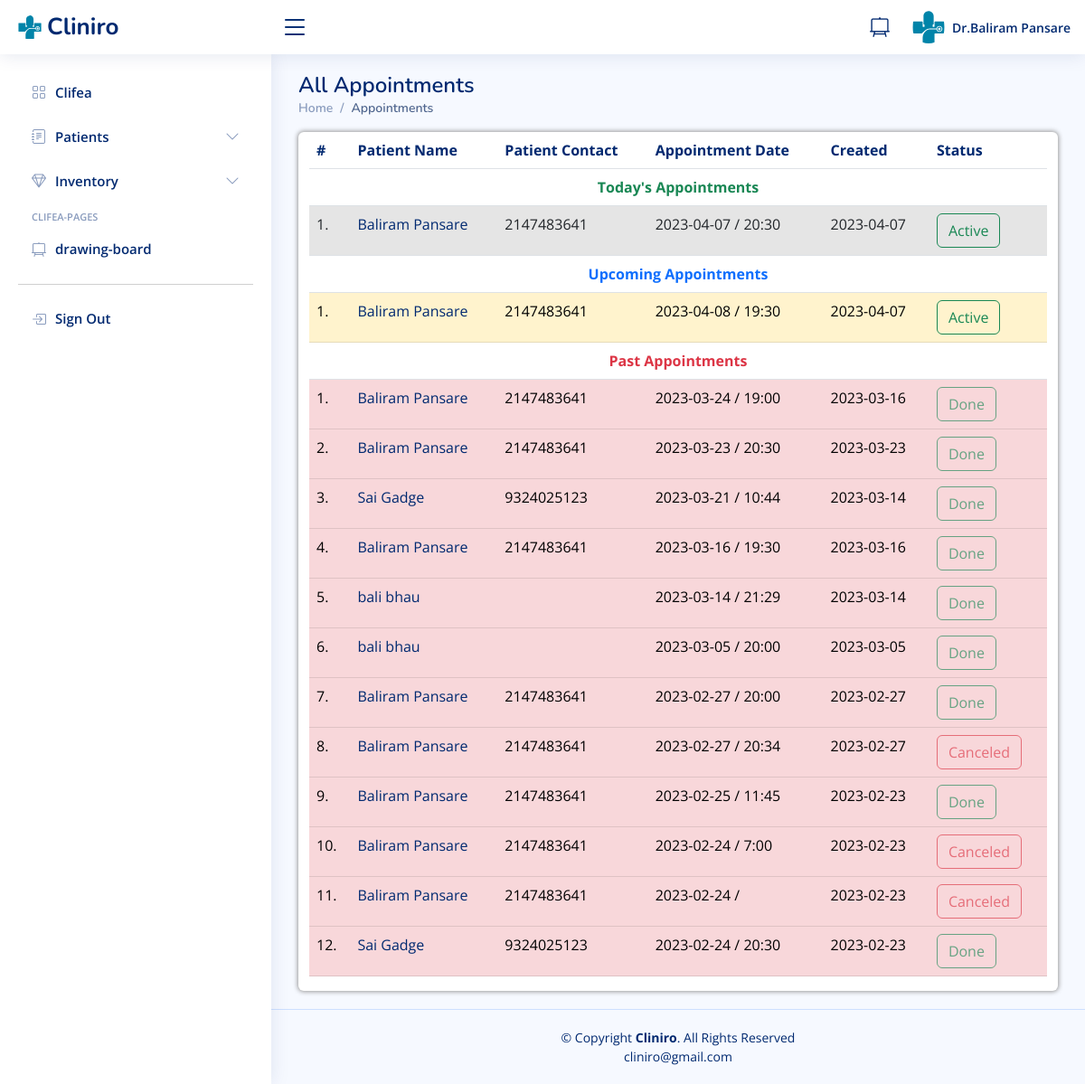
Screenshot of /receptionist/appointments.php (signed in) with the database file from the repository.
### tables this page shows
CREATE TABLE `doctors` (
  `id` int(11) NOT NULL,
  `specilization` varchar(255) DEFAULT NULL,
  `doctorName` varchar(255) DEFAULT NULL,
  `address` longtext DEFAULT NULL,
  `docFees` varchar(255) DEFAULT NULL,
  `contactno` bigint(11) DEFAULT NULL,
  `docEmail` varchar(255) DEFAULT NULL,
  `gender` text DEFAULT NULL,
  `age` varchar(20) DEFAULT NULL,
  `dob` varchar(50) DEFAULT NULL,
  `clinic_name` varchar(50) DEFAULT NULL,
  `clinic_contact` bigint(11) DEFAULT NULL,
  `clinic_timing` varchar(50) DEFAULT NULL,
  `closed` varchar(50) DEFAULT '-',
  `clinic_locality` varchar(50) DEFAULT NULL,
  `clinic_city` varchar(50) DEFAULT NULL,
  `password` varchar(255) DEFAULT NULL,
  `creationDate` timestamp NULL DEFAULT current_timestamp(),
  `updationDate` timestamp NULL DEFAULT NULL ON UPDATE current_timestamp()
);

CREATE TABLE `patappointments` (
  `Apptid` int(10) NOT NULL,
  `Appt_Docid` int(10) NOT NULL,
  `Appt_Patid` int(10) NOT NULL,
  `Appt_Descrip` varchar(500) NOT NULL,
  `Appt_Date` date NOT NULL,
  `Appt_Time` varchar(10) NOT NULL,
  `Appt_Status` int(1) NOT NULL,
  `Appt_Created` date NOT NULL DEFAULT current_timestamp()
);

CREATE TABLE `users` (
  `id` int(11) NOT NULL,
  `fullName` varchar(255) DEFAULT NULL,
  `address` longtext DEFAULT NULL,
  `city` varchar(255) DEFAULT NULL,
  `gender` varchar(255) DEFAULT NULL,
  `email` varchar(255) DEFAULT NULL,
  `password` varchar(255) DEFAULT NULL,
  `regDate` timestamp NULL DEFAULT current_timestamp(),
  `updationDate` timestamp NULL DEFAULT NULL ON UPDATE current_timestamp(),
  `Age` int(3) DEFAULT NULL,
  `Height` int(4) DEFAULT NULL,
  `Weight` int(3) DEFAULT NULL,
  `Medication` varchar(200) DEFAULT NULL,
  `Allergy` varchar(200) DEFAULT NULL,
  `Phone` bigint(10) DEFAULT NULL,
  `Locality` varchar(100) DEFAULT NULL,
  `Ename` varchar(50) DEFAULT NULL,
  `Erelation` varchar(50) DEFAULT NULL,
  `Econtact` bigint(10) DEFAULT NULL,
  `otp` int(10) NOT NULL
);

### receptionist/appointments.php (the view, shortened to what this page needs)
<?php
include('include/config.php');
if(strlen($_SESSION['id']==0)) {
 header('location:doctorlogout.php');
  } else{
?>
<!DOCTYPE html>
<html lang="en">
<?php include('include/head.php');?>
<body>
  <?php include('include/header.php');?>
  <?php include('include/sidebar.php');?>
  <main class="main" id="main">
    <div class="pagetitle">
      <h1>All Appointments</h1>
      <nav>
        <ol class="breadcrumb">
          <li class="breadcrumb-item"><a href="doctorlanding.php">Home</a></li>
          <li class="breadcrumb-item active">Appointments</li>
        </ol>
      </nav>
    </div>
    <div class="container-fluid box8 rounded table-responsive" id="patients-patients-cont">
      <table class="table datatable">
        <thead>
          <tr id="form-subhead">
            <th scope="col">#</th>
            <th scope="col">Patient Name</th>
            <th scope="col">Patient Contact</th>
            <th scope="col">Appointment Date</th>
            <th scope="col">Created</th>
            <th scope="col">Status</th>
          </tr>
        </thead>
        <tbody>
        <tr>
          <td colspan="6" class="text-center fw-bold text-success">Today's Appointments</td>
        </tr>
          <?php
          $sql=mysqli_query($con,"select users.id as patid, users.fullName as fname, users.phone as contact, patappointments.*  from patappointments join users on users.id=patappointments.Appt_Patid where patappointments.Appt_Docid=".$_SESSION['id']." AND patappointments.Appt_Date=CURDATE();");
          $cnt=1;
          while($row=mysqli_fetch_array($sql))
          { ?>
            <tr class="table-active">
            <td class="center"><?php echo $cnt;?>.</td>
            <td class="hidden-xs"><a href="view-patient.php?viewid=<?php echo $row['patid'];?>" id="form-subhead"><?php echo $row['fname'];?></a></td>
            <td><?php echo $row['contact'];?></td>
            <td><?php echo $row['Appt_Date'];?> / <?php echo $row['Appt_Time'];?></td>
            <td><?php echo $row['Appt_Created'];?></td>
            <td>
            <?php if($row['Appt_Status']==1)
            { ?>
            <a href="appointments.php?Apptid=<?php echo $row['Apptid'];?>"><button class="btn btn-outline-success">Active</button></a>
            <?php } else { ?>
              <button type="button" class="btn btn-outline-danger" disabled>Canceled</button>
              <?php } ?>
            </td>
          </tr>
          <?php  $cnt=$cnt+1; }?>
          <tr>
          <td colspan="6" class="text-center fw-bold text-primary">Upcoming Appointments</td>
        </tr>
          <?php
          $sql=mysqli_query($con,"select users.id as patid, users.fullName as fname, users.phone as contact, patappointments.*  from patappointments join users on users.id=patappointments.Appt_Patid where patappointments.Appt_Docid=".$_SESSION['id']." AND patappointments.Appt_Date > CURDATE();");
          $cnt=1;
          while($row=mysqli_fetch_array($sql))
          { ?>
            <tr class="table-warning">
            <td class="center"><?php echo $cnt;?>.</td>
            <td class="hidden-xs"><a href="view-patient.php?viewid=<?php echo $row['patid'];?>" id="form-subhead"><?php echo $row['fname'];?></a></td>
            <td><?php echo $row['contact'];?></td>
            <td><?php echo $row['Appt_Date'];?> / <?php echo $row['Appt_Time'];?></td>
            <td><?php echo $row['Appt_Created'];?></td>
            <td>
            <?php if($row['Appt_Status']==1)
            { ?>
            <a href="appointments.php?Apptid=<?php echo $row['Apptid'];?>"><button class="btn btn-outline-success">Active</button></a>
            <?php } else { ?>
              <button type="button" class="btn btn-outline-danger" disabled>Canceled</button>
              <?php } ?>
            </td>
          </tr>
          <?php  $cnt=$cnt+1; }?>
          <tr>
          <td colspan="6" class="text-center fw-bold text-danger">Past Appointments</td>
        </tr>
          <?php
          $sql=mysqli_query($con,"select users.id as patid, users.fullName as fname, users.phone as contact, patappointments.*  from patappointments join users on users.id=patappointments.Appt_Patid where patappointments.Appt_Docid=".$_SESSION['id']." AND patappointments.Appt_Date < CURDATE() order by patappointments.Appt_Date desc;");
          $cnt=1;
          while($row=mysqli_fetch_array($sql))
          { ?>
            <tr class="table-danger">
            <td class="center"><?php echo $cnt;?>.</td>
            <td class="hidden-xs"><a href="view-patient.php?viewid=<?php echo $row['patid'];?>" id="form-subhead"><?php echo $row['fname'];?></a></td>
            <td><?php echo $row['contact'];?></td>
            <td><?php echo $row['Appt_Date'];?> / <?php echo $row['Appt_Time'];?></td>
            <td><?php echo $row['Appt_Created'];?></td>
            <td>
            <?php if($row['Appt_Status']==1)
            { ?>
            <button class="btn btn-outline-success" disabled>Done</button>
            <?php } else { ?>
              <button type="button" class="btn btn-outline-danger" disabled>Canceled</button>
              <?php } ?>
            </td>
          </tr>
          <?php  $cnt=$cnt+1; }?>
        </tbody>
      </table>
    </div>
  </main>
  <?php include('include/footer.php');?>
</body>
</html>
<?php } ?>

### receptionist/include/header.php
<header id="header" class="header fixed-top d-flex align-items-center">
<div class="d-flex align-items-center justify-content-between">
  <a href="index.html" class="logo d-flex align-items-center">
    <img src="assets/img/logo.svg" alt="">
    <span class="d-none d-lg-block">Cliniro</span>
  </a>
  <i class="bi bi-list toggle-sidebar-btn"></i>
</div>
<nav class="header-nav ms-auto">
  <ul class="d-flex align-items-center">
    <li>
      <a class="nav-link nav-icon" href="scratchpad.php" target="_blank" >
        <i class="bi bi-easel2"></i>
      </a>
    </li>
    <li class="nav-item dropdown pe-3">
      <a class="nav-link nav-profile d-flex align-items-center pe-0" href="#" data-bs-toggle="dropdown">
        <img src="assets/img/logo copy.svg" alt="Profile" class="rounded-circle">
        <span class="d-none d-md-block  ps-2">
        <?php $query=mysqli_query($con,"select doctorName from doctors where id='".$_SESSION['id']."'");
        while($row=mysqli_fetch_array($query))
        {
             echo 'Dr.' ,  $row['doctorName'];
        }?>
        </span>
      </a>
    </li>
  </ul>
</nav>
</header>

### receptionist/assets/css/style.css (style rules this page uses)
:root { scroll-behavior: smooth; }
body { font-family: "Open Sans", sans-serif; background: #f6f9ff; color: #444444; }
a { color: #4154f1; text-decoration: none; }
h1, h2, h3, h4, h5, h6 { font-family: "Nunito", sans-serif; }
#main { margin-top: 60px; padding: 20px 30px; transition: all 0.3s; }
.pagetitle { margin-bottom: 10px; }
.pagetitle h1 { font-size: 24px; margin-bottom: 0; font-weight: 600; color: #012970; }
.breadcrumb { font-size: 14px; font-family: "Nunito", sans-serif; color: #899bbd; font-weight: 600; }
.breadcrumb a { color: #899bbd; transition: 0.3s; }
.breadcrumb .breadcrumb-item::before { color: #899bbd; }
.breadcrumb .active { color: #51678f; font-weight: 600; }
.logo { line-height: 1; }
@media (min-width: 1200px) { .logo { width: 280px; } }
.logo img { max-height: 26px; margin-right: 6px; }
.logo span { font-size: 26px; font-weight: 700; color: #012970; font-family: "Nunito", sans-serif; }
.header { transition: all 0.5s; z-index: 997; height: 60px; box-shadow: 0px 2px 20px rgba(1, 41, 112, 0.1); background-color: #fff; padding-left: 20px; }
.header .toggle-sidebar-btn { font-size: 32px; padding-left: 10px; cursor: pointer; color: #012970; }
.header-nav ul { list-style: none; }
.header-nav>ul { margin: 0; padding: 0; }
.header-nav .nav-icon { font-size: 22px; color: #012970; margin-right: 25px; position: relative; }
.header-nav .nav-profile { color: #012970; }
.header-nav .nav-profile img { max-height: 36px; }
.header-nav .nav-profile span { font-size: 14px; font-weight: 600; }
@media (min-width: 1200px) { #main, #footer { margin-left: 300px; } }
button { cursor: pointer; }
.box8 { box-shadow: 0px 0px 5px 1px #999; }
#patients-patients-cont { background-color: white; }
#form-subhead { color: #012970; }

### rows the page displays
doctors: doctorName "Baliram Pansare"
patappointments: users.fullName "Baliram Pansare", users.Phone "2147483641", Appt_Date "2023-04-07", Appt_Time "20:30", Appt_Created "2023-04-07"
patappointments: users.fullName "Baliram Pansare", users.Phone "2147483641", Appt_Date "2023-04-08", Appt_Time "19:30", Appt_Created "2023-04-07"
patappointments: users.fullName "Baliram Pansare", users.Phone "2147483641", Appt_Date "2023-03-24", Appt_Time "19:00", Appt_Created "2023-03-16", Appt_Status "Done"
patappointments: users.fullName "Baliram Pansare", users.Phone "2147483641", Appt_Date "2023-03-23", Appt_Time "20:30", Appt_Created "2023-03-23", Appt_Status "Done"
patappointments: users.fullName "Sai Gadge", users.Phone "9324025123", Appt_Date "2023-03-21", Appt_Time "10:44", Appt_Created "2023-03-14", Appt_Status "Done"
patappointments: users.fullName "Baliram Pansare", users.Phone "2147483641", Appt_Date "2023-03-16", Appt_Time "19:30", Appt_Created "2023-03-16", Appt_Status "Done"
patappointments: users.fullName "bali bhau", Appt_Date "2023-03-14", Appt_Time "21:29", Appt_Created "2023-03-14", Appt_Status "Done"
patappointments: users.fullName "bali bhau", Appt_Date "2023-03-05", Appt_Time "20:00", Appt_Created "2023-03-05", Appt_Status "Done"
patappointments: users.fullName "Baliram Pansare", users.Phone "2147483641", Appt_Date "2023-02-27", Appt_Time "20:00", Appt_Created "2023-02-27", Appt_Status "Done"
patappointments: users.fullName "Baliram Pansare", users.Phone "2147483641", Appt_Date "2023-02-27", Appt_Time "20:34", Appt_Created "2023-02-27", Appt_Status "Canceled"
patappointments: users.fullName "Baliram Pansare", users.Phone "2147483641", Appt_Date "2023-02-25", Appt_Time "11:45", Appt_Created "2023-02-23", Appt_Status "Done"
patappointments: users.fullName "Baliram Pansare", users.Phone "2147483641", Appt_Date "2023-02-24", Appt_Time "7:00", Appt_Created "2023-02-23", Appt_Status "Canceled"
patappointments: users.fullName "Baliram Pansare", users.Phone "2147483641", Appt_Date "2023-02-24", Appt_Created "2023-02-23", Appt_Status "Canceled"
patappointments: users.fullName "Sai Gadge", users.Phone "9324025123", Appt_Date "2023-02-24", Appt_Time "20:30", Appt_Created "2023-02-23", Appt_Status "Done"
